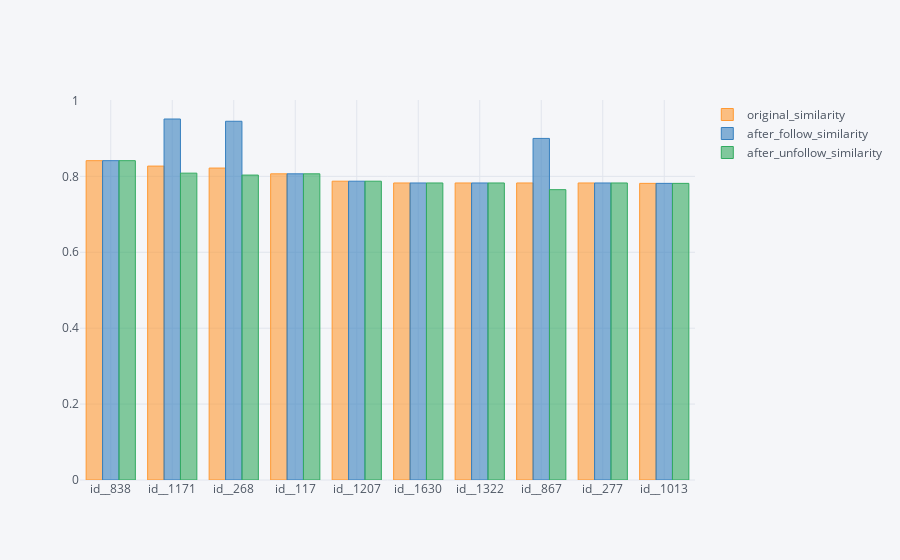

The notebook cell this image was saved under:
### Code cell
final.iplot(kind='bar', x='plan_ori_id')

### Figure 1 — Plotly figure (JSON) as saved in the notebook; plotly's stock layout.template omitted (floating-point values rounded to 4 significant figures)
{"data": [{"marker": {"color": "rgba(255, 153, 51, 0.6)", "line": {"color": "rgba(255, 153, 51, 1.0)", "width": 1}}, "name": "original_similarity", "orientation": "v", "text": "", "type": "bar", "uid": "5a35314c-37b2-4314-bfcd-80e63353482c", "x": ["id__838", "id__1171", "id__268", "id__117", "id__1207", "id__1630", "id__1322", "id__867", "id__277", "id__1013"], "y": [0.8414, 0.8271, 0.8219, 0.8067, 0.7873, 0.7826, 0.7826, 0.7826, 0.7826, 0.7816]}, {"marker": {"color": "rgba(55, 128, 191, 0.6)", "line": {"color": "rgba(55, 128, 191, 1.0)", "width": 1}}, "name": "after_follow_similarity", "orientation": "v", "text": "", "type": "bar", "uid": "95c57d80-6697-41be-8987-197d26cf6d8f", "x": ["id__838", "id__1171", "id__268", "id__117", "id__1207", "id__1630", "id__1322", "id__867", "id__277", "id__1013"], "y": [0.8414, 0.9512, 0.9452, 0.8067, 0.7873, 0.7826, 0.7826, 0.9, 0.7826, 0.7816]}, {"marker": {"color": "rgba(50, 171, 96, 0.6)", "line": {"color": "rgba(50, 171, 96, 1.0)", "width": 1}}, "name": "after_unfollow_similarity", "orientation": "v", "text": "", "type": "bar", "uid": "61a8158c-a712-4590-8ce0-9a3ed002a1cc", "x": ["id__838", "id__1171", "id__268", "id__117", "id__1207", "id__1630", "id__1322", "id__867", "id__277", "id__1013"], "y": [0.8414, 0.8085, 0.8034, 0.8067, 0.7873, 0.7826, 0.7826, 0.765, 0.7826, 0.7816]}], "layout": {"legend": {"bgcolor": "#F5F6F9", "font": {"color": "#4D5663"}}, "paper_bgcolor": "#F5F6F9", "plot_bgcolor": "#F5F6F9", "title": {"font": {"color": "#4D5663"}}, "xaxis": {"gridcolor": "#E1E5ED", "showgrid": true, "tickfont": {"color": "#4D5663"}, "title": {"font": {"color": "#4D5663"}, "text": ""}, "zerolinecolor": "#E1E5ED"}, "yaxis": {"gridcolor": "#E1E5ED", "showgrid": true, "tickfont": {"color": "#4D5663"}, "title": {"font": {"color": "#4D5663"}, "text": ""}, "zerolinecolor": "#E1E5ED"}}}
